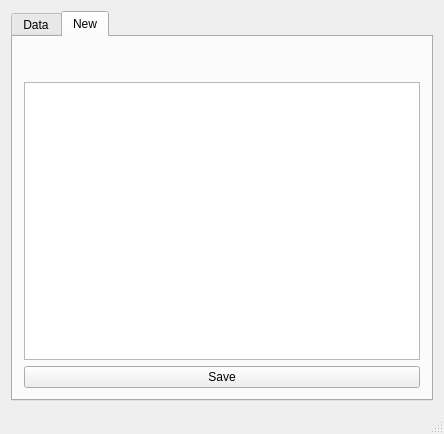
<?xml version="1.0" encoding="UTF-8"?>
<ui version="4.0">
 <class>DiaryWindow</class>
 <widget class="QMainWindow" name="DiaryWindow">
  <property name="geometry">
   <rect>
    <x>0</x>
    <y>0</y>
    <width>444</width>
    <height>434</height>
   </rect>
  </property>
  <property name="windowTitle">
   <string>DiaryWindow</string>
  </property>
  <widget class="QWidget" name="centralWidget">
   <layout class="QGridLayout" name="gridLayout">
    <item row="1" column="0">
     <widget class="QTabWidget" name="tabBar">
      <property name="currentIndex">
       <number>1</number>
      </property>
      <widget class="QWidget" name="List">
       <attribute name="title">
        <string>Data</string>
       </attribute>
       <layout class="QVBoxLayout" name="verticalLayout_3">
        <item>
         <widget class="QListWidget" name="list">
          <property name="font">
           <font>
            <pointsize>12</pointsize>
           </font>
          </property>
          <property name="frameShadow">
           <enum>QFrame::Raised</enum>
          </property>
         </widget>
        </item>
        <item>
         <layout class="QVBoxLayout" name="verticalLayout">
          <item>
           <widget class="QPushButton" name="RemoveButton">
            <property name="enabled">
             <bool>true</bool>
            </property>
            <property name="text">
             <string>Remove</string>
            </property>
           </widget>
          </item>
          <item>
           <widget class="QPushButton" name="EditButton">
            <property name="enabled">
             <bool>false</bool>
            </property>
            <property name="text">
             <string>Edit</string>
            </property>
           </widget>
          </item>
         </layout>
        </item>
       </layout>
      </widget>
      <widget class="QWidget" name="New">
       <attribute name="title">
        <string>New</string>
       </attribute>
       <layout class="QGridLayout" name="gridLayout_2">
        <item row="1" column="1" colspan="2">
         <widget class="QPlainTextEdit" name="text_field">
          <property name="font">
           <font>
            <pointsize>12</pointsize>
           </font>
          </property>
         </widget>
        </item>
        <item row="2" column="1" colspan="2">
         <widget class="QPushButton" name="save_button">
          <property name="baseSize">
           <size>
            <width>0</width>
            <height>0</height>
           </size>
          </property>
          <property name="text">
           <string>Save</string>
          </property>
         </widget>
        </item>
        <item row="0" column="1" colspan="2">
         <widget class="QLabel" name="text_label">
          <property name="text">
           <string>&lt;html&gt;&lt;head/&gt;&lt;body&gt;&lt;p&gt;&lt;br/&gt;&lt;/p&gt;&lt;/body&gt;&lt;/html&gt;</string>
          </property>
         </widget>
        </item>
       </layout>
      </widget>
     </widget>
    </item>
   </layout>
  </widget>
  <widget class="QStatusBar" name="statusBar"/>
 </widget>
 <layoutdefault spacing="6" margin="11"/>
 <resources/>
 <connections/>
</ui>
